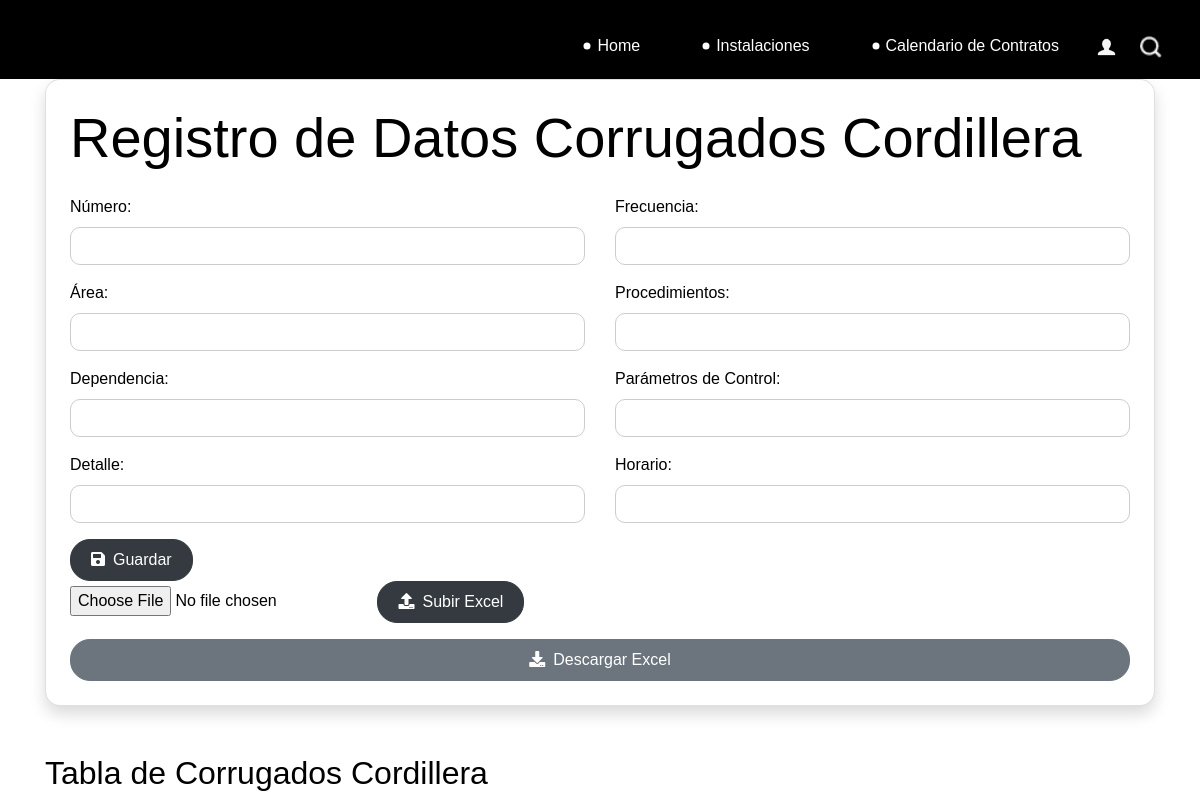
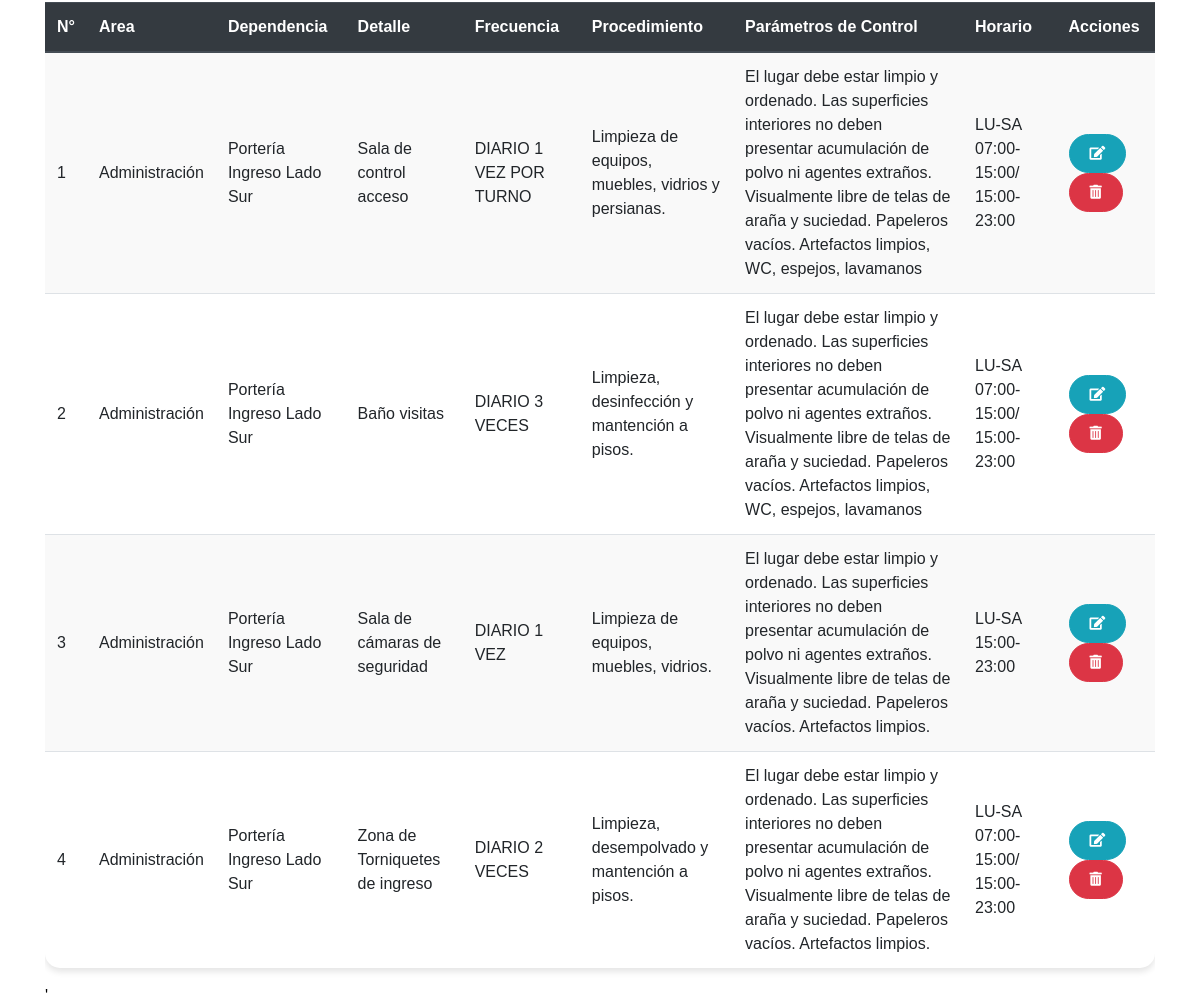
The app's page /cordillera/ with its own data (2 pictures, top to bottom).
### catalog/models.py (models this page shows)
class Cordillera(models.Model):
    numero = models.IntegerField()
    area = models.CharField(max_length=1000, default='')
    dependencia = models.CharField(max_length=1000)
    detalle = models.TextField()
    frecuencia = models.CharField(max_length=1000)
    procedimientos = models.TextField()
    parametro_control = models.CharField(max_length=1000)
    horario = models.CharField(max_length=1000)
    def __str__(self):
        return f"Número: {self.numero}, Área: {self.area}, Dependencia: {self.dependencia}"
    class Meta:
        db_table = 'cordillera'

### catalog/views.py (the view)
# urls.py: path('cordillera/', views.cordillera, name='cordillera'),
def cordillera(request):
    if request.method == 'POST':
        if 'archivo_excel' in request.FILES:
            form = CordilleraForm(request.POST, request.FILES)
            myfile = request.FILES['archivo_excel']
            df = pd.read_excel(myfile)
            conn = sqlite3.connect('db.sqlite3')
            for index, row in df.iterrows():
                data = Cordillera(
                    numero=row['Número'],
                    area=row['Área'],
                    dependencia=row['Dependencia'],
                    detalle=row['Detalle'],
                    frecuencia=row['Frecuencia'],
                    procedimientos=row['Procedimiento'],
                    parametro_control=row['Parámetros de Control'],
                    horario=row['Horario']
                )
                data.save()
            conn.close()
        if 'archivo_excel' in request.FILES:
            form = CordilleraForm(request.POST, request.FILES)
        else:
            form = CordilleraForm(request.POST)
            if form.is_valid():
                form.save()
                messages.success(request, 'Datos ingresados correctamente.')
                return redirect('cordillera')
            else:
                messages.error(request, 'Error al ingresar los datos. Por favor, revise los datos ingresados.')
    else:
        form = CordilleraForm()
    cordillera = Cordillera.objects.all()
    print(cordillera)
    return render(request, 'Instalaciones/Biopackaging/Corrugados/Cordillera.html', {'form': form, 'cordillera': cordillera})

### catalog/forms.py
class CordilleraForm(forms.ModelForm):
    class Meta:
        model = Cordillera
        fields = '__all__'

### Templates/Instalaciones/Biopackaging/Corrugados/Cordillera.html (shortened to what this page needs)
{% extends 'base.html' %}
{% load static %}
{% block content %}
<div class="container">
    <div class="card p-4 shadow">
        <h1 class="display-4 mb-4">Registro de Datos Corrugados Cordillera</h1>
        <form method="post">
            <div class="row">
                <div class="col-md-6">
                    <div class="form-group">
                        <label for="numero">Número:</label>
                        <input type="number" class="form-control" id="numero" name="numero" required>
                    </div>
                    <div class="form-group">
                        <label for="area">Área:</label>
                        <input type="text" class="form-control" id="area" name="area" required>
                    </div>
                    <div class="form-group">
                        <label for="dependencia">Dependencia:</label>
                        <input type="text" class="form-control" id="dependencia" name="dependencia" required>
                    </div>
                    <div class="form-group">
                        <label for="detalle">Detalle:</label>
                        <input type="text" class="form-control" id="detalle" name="detalle" required>
                    </div>
                </div>
                <div class="col-md-6">
                    <div class="form-group">
                        <label for="frecuencia">Frecuencia:</label>
                        <input type="text" class="form-control" id="frecuencia" name="frecuencia" required>
                    </div>
                    <div class="form-group">
                        <label for="procedimientos">Procedimientos:</label>
                        <input type="text" class="form-control" id="procedimientos" name="procedimientos" required>
                    </div>
                    <div class="form-group">
                        <label for="parametro_control">Parámetros de Control:</label>
                        <input type="text" class="form-control" id="parametro_control" name="parametro_control" required>
                    </div>
                    <div class="form-group">
                        <label for="horario">Horario:</label>
                        <input type="text" class="form-control" id="horario" name="horario" required>
                    </div>
                </div>
            </div>
            <button type="submit" class="btn btn-dark"><i class="fa fa-save mr-2"></i>Guardar</button>
        </form>
        <form method="post" enctype="multipart/form-data">
            <input type="file" name="archivo_excel" accept=".xls,.xlsx">
            <button type="submit" class="btn btn-dark"><i class="fa fa-upload mr-2"></i>Subir Excel</button>
        </form>
        <a href="{% url 'descargar_excel_cordillera' %}" class="btn btn-secondary mt-3"><i class="fa fa-download mr-2"></i>Descargar Excel</a>
    </div>
</div>
<div class="container mt-5">
    <h2>Tabla de Corrugados Cordillera</h2>
    <div class="table-responsive">
        <table class="table table-striped table-hover">
            <thead class="thead-dark">
                <tr>
                    <th scope="col">N°</th>
                    <th scope="col">Area</th>
                    <th scope="col">Dependencia</th>
                    <th scope="col">Detalle</th>
                    <th scope="col">Frecuencia</th>
                    <th scope="col">Procedimiento</th>
                    <th scope="col">Parámetros de Control</th>
                    <th scope="col">Horario</th>
                    <th scope="col">Acciones</th>
                </tr>
            </thead>
        <tbody>
            {% for dato in cordillera %}
            <tr>
                <td>{{ dato.numero }}</td>
                <td>{{ dato.area}}</td>
                <td>{{ dato.dependencia }}</td>
                <td>{{ dato.detalle }}</td>
                <td>{{ dato.frecuencia }}</td>
                <td>{{ dato.procedimientos }}</td>
                <td>{{ dato.parametro_control }}</td>
                <td>{{ dato.horario }}</td>
                <td>
                    <a href="{% url 'modificar_cordillera' dato.id %}" class="btn btn-info btn-sm"><i class="fas fa-edit"></i></a>
                    <form method="post" action="{% url 'eliminar_cordillera' dato.id %}" style="display: inline;">
                        <button type="submit" class="btn btn-danger btn-sm" onclick="return confirm('¿Estás seguro de que deseas eliminar este dato?')"><i class="fas fa-trash-alt"></i></button>
                    </form>
                </td>
            </tr>
            {% endfor %}
        </tbody>
    </table>
</div>
<link rel="stylesheet" href="https://maxcdn.bootstrapcdn.com/bootstrap/4.5.2/css/bootstrap.min.css">
<link rel="stylesheet" href="https://cdnjs.cloudflare.com/ajax/libs/font-awesome/5.15.4/css/all.min.css">
<link rel="stylesheet" href="{% static 'stylecmpc.css' %}">
<link rel="stylesheet" href="{% static 'css/style.css' %}">'
{% endblock %}

### static/css/stylecmpc.css (style rules this page uses)
.card { border-radius: 15px; }
.form-control { border-radius: 10px; border-color: #ccc; }
.btn { border-radius: 20px; padding: 8px 20px; }
.btn-secondary { background-color: #6c757d; border-color: #6c757d; }
.table { border-radius: 15px; box-shadow: 0 4px 6px rgba(0, 0, 0, 0.1); }
.table th, .table td { vertical-align: middle; }
.table th { background-color: #336699; color: #fff; }
.table-striped tbody tr:nth-of-type(odd) { background-color: #f9f9f9; }

### static/css/style.css (style rules this page uses)
body { font-family: "Poppins", sans-serif; color: #000000; background-color: #ffffff; }
a, a:hover, a:focus { text-decoration: none; }
.btn, .btn:focus { outline: none !important; -webkit-box-shadow: none; box-shadow: none; }

### records on screen
Cordillera: numero "1", area "Administración", dependencia "Portería Ingreso Lado Sur", detalle "Sala de control acceso", frecuencia "DIARIO 1 VEZ POR TURNO", procedimientos "Limpieza de equipos, muebles, vidrios y persianas.", parametro_control "El lugar debe estar limpio y ordenado. Las superficies interiores no deben presentar acumulación de polvo ni agentes extraños. Visualmente libre de telas de araña y suciedad. Papeleros vacíos. Artefactos limpios, WC, espejos, lavamanos", horario "LU-SA 07:00-15:00/ 15:00-23:00"
Cordillera: numero "2", area "Administración", dependencia "Portería Ingreso Lado Sur", detalle "Baño visitas", frecuencia "DIARIO 3 VECES", procedimientos "Limpieza, desinfección y mantención a pisos.", parametro_control "El lugar debe estar limpio y ordenado. Las superficies interiores no deben presentar acumulación de polvo ni agentes extraños. Visualmente libre de telas de araña y suciedad. Papeleros vacíos. Artefactos limpios, WC, espejos, lavamanos", horario "LU-SA 07:00-15:00/ 15:00-23:00"
Cordillera: numero "3", area "Administración", dependencia "Portería Ingreso Lado Sur", detalle "Sala de cámaras de seguridad", frecuencia "DIARIO 1 VEZ", procedimientos "Limpieza de equipos, muebles, vidrios.", parametro_control "El lugar debe estar limpio y ordenado. Las superficies interiores no deben presentar acumulación de polvo ni agentes extraños. Visualmente libre de telas de araña y suciedad. Papeleros vacíos. Artefactos limpios.", horario "LU-SA 15:00-23:00"
Cordillera: numero "4", area "Administración", dependencia "Portería Ingreso Lado Sur", detalle "Zona de Torniquetes de ingreso", frecuencia "DIARIO 2 VECES", procedimientos "Limpieza, desempolvado y mantención a pisos.", parametro_control "El lugar debe estar limpio y ordenado. Las superficies interiores no deben presentar acumulación de polvo ni agentes extraños. Visualmente libre de telas de araña y suciedad. Papeleros vacíos. Artefactos limpios.", horario "LU-SA 07:00-15:00/ 15:00-23:00"
